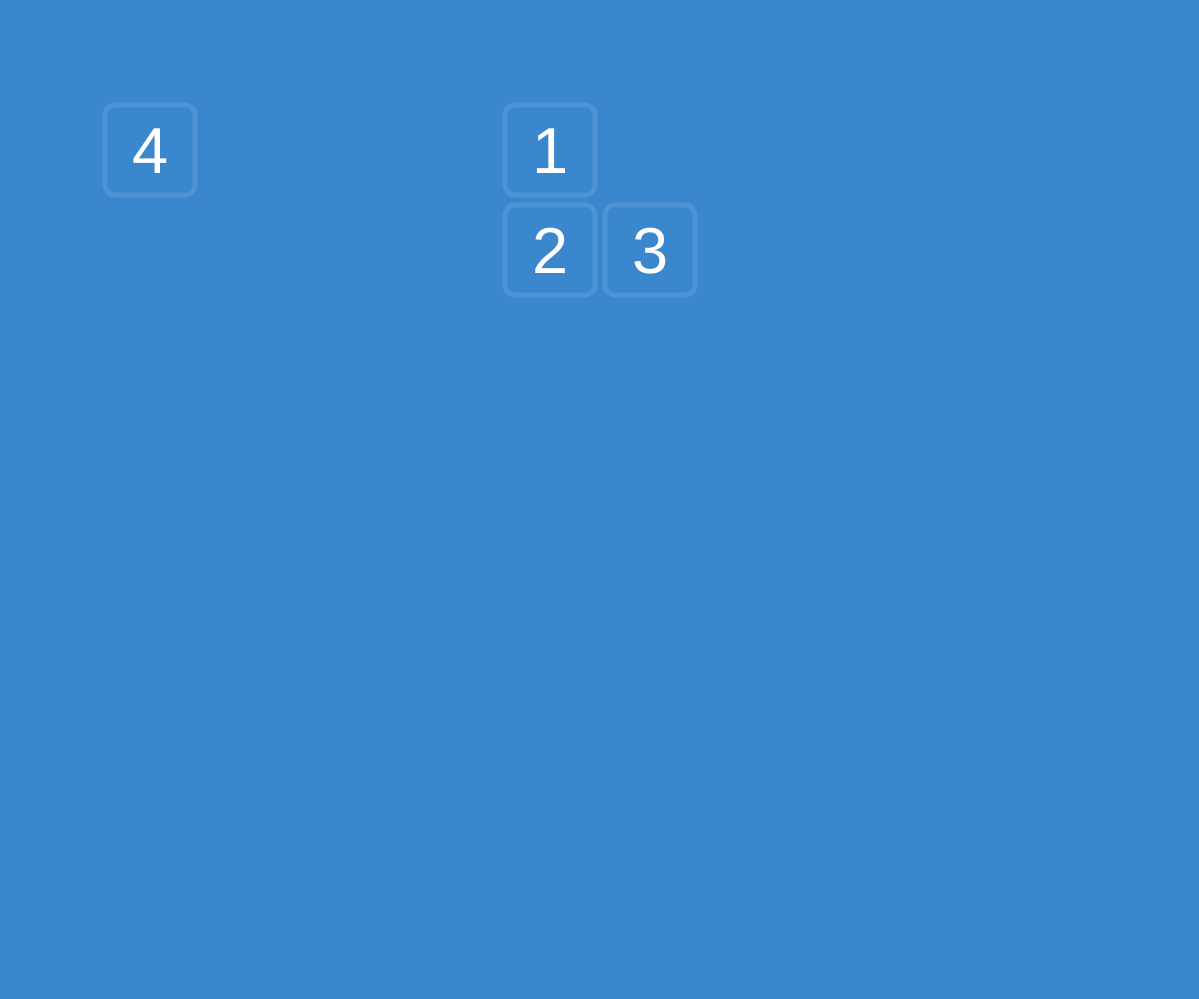
Frame 1 (no input)
Frame 60 (no input): identical to frame 1, image omitted
Frame 120 (the mouse pressed at the canvas centre since frame 60): identical to frame 1, image omitted

The p5.js sketch that drew this single still picture (run headless with seeded random() and noise() and a simulated clock; from frame 60 on, the mouse is pressed at the canvas centre):

// p5.js sketch
// ── sketch.js
// Recreation of https://humanbenchmark.com/tests/chimp
// Made by Sander Bos in 2020


///////////////////
// TODO:
//
// - Cell sizes based on innerWidth and innerHeight.
// - Fade in next level.
// - Strike popup.
// - Game over popup.
// - Win popup.
// - Highscores popup.
//   - 3 letter names.
// - Make it impossible to lose the first level.
//   - Gray out cells the user can't guess.
//   - Make clear with particle effects which one to click.
// - Arcade cabinet controls with a Class.
// - Play sounds that are unobtrusive.
//   - Guessing cells.
//   - Strike.
//   - Game over.
//   - Win.
//   - Home screen.
// - Title screen.
//   - Start game button.
//   - Highscores listed on the left-/right-hand side.
//   - Simple animation, can use SVGs.
// - Transitions.
//   - Transition is a colored line oriented NE-SW.
//     - Moves from the top-left to the bottom-right.
//     - title screen <-> game
//     - game -> high score screen
// - Effects.
//   - Making correct guesses flashes the screen green.
//     - Bézier curve or lerp for fading.
//   - A strike flashes the screen orange.
//   - Game over flashes the screen red.
//   - A 100% win flashes the screen green & yellow.
//     - Make it cool, because it's virtually impossible.
//     - Tease it in the title screen. "Can you reach the end?"
//     - Highlight a 100% completion in the scoreboard with rainbow
//     - Allow entering up to way more than 3 letters.
//   - Use fireworks from my other P5.js fireworks project.
//
///////////////////


///////////////////
// CUSTOMIZABLE
const CELLS_HOR = 8;
const CELLS_VER = 5;

// Cells are 90x90 px, of which 80x80 px are visible. The rest is empty.
const REAL_CELL_SIZE = 100;
const FAKE_CELL_SIZE = 90;
const EDGE_WIDTH = 5;
const SPACE_WIDTH = 5;
const TEXT_SIZE = 65;
const CELL_CURVATURE = 10;
const TEXT_OFFSET_DOWN = 5;
///////////////////


///////////////////
// NOT CUSTOMIZABLE
const CELLS_TOTAL = CELLS_HOR * CELLS_VER;

let firstLevelBool = true;
let grid;
let score = 4;
let nextCorrectGuess;
let strikes = 0;
let startedGuessing;
///////////////////


function setup() {
	createCanvas(innerWidth - 1, innerHeight - 1);
	initMisc();
	initGrid();
	nextLevel();
	firstLevel();
}


function draw() {
	background("#3a87ce");
	drawGrid();
}


function initMisc() {
	strokeWeight(EDGE_WIDTH);
	textAlign(CENTER, CENTER);
}


function initGrid() {
	grid = [];
	for (let ix = 0; ix < CELLS_HOR; ix++) {
		grid[ix] = [];
		for (let iy = 0; iy < CELLS_VER; iy++) {
			grid[ix][iy] = 0;
		}
	}
}


function nextLevel() {
	if (score <= CELLS_TOTAL) {
		nextCorrectGuess = 1;
		startedGuessing = false;
		fillGrid(score);
	} else {
		win();
	}
}


function firstLevel() {
	console.log("first level");
}


function loopGrid(fn) {
	for (let ix = 0; ix < CELLS_HOR; ix++) {
		for (let iy = 0; iy < CELLS_VER; iy++) {
			fn(ix, iy);
		}
	}
}


function fillGrid(n) {
	let ix, iy;
	let num = 1;
	while (num <= n) {
		ix = randInt(CELLS_HOR);
		iy = randInt(CELLS_HOR);

		if (grid[ix][iy] === 0) {
			grid[ix][iy] = num;
			num++;
		}
	}
}


function randInt(n) {
	return floor(random(n));
}


function drawGrid() {
	loopGrid((ix, iy) => {
		const num = grid[ix][iy];
		if (num !== 0) {
			if (!startedGuessing || firstLevelBool) {
				drawShownCells(ix, iy, num);
			} else {
				drawHiddenCells(ix, iy);
			}
		}
	});
}


function drawShownCells(ix, iy, num) {
	stroke("#4e93d3");
	noFill();
	square(indexToFakeCellPos(ix), indexToFakeCellPos(iy), FAKE_CELL_SIZE, CELL_CURVATURE);

	noStroke();
	fill("#ffffff");
	textSize(TEXT_SIZE);
	text(num, indexToFakeTextPos(ix), indexToFakeTextPos(iy) + TEXT_OFFSET_DOWN);
}


function drawHiddenCells(ix, iy) {
	stroke("#ffffff");
	fill("#ffffff");
	square(indexToFakeCellPos(ix), indexToFakeCellPos(iy), FAKE_CELL_SIZE, CELL_CURVATURE);
}


function indexToFakeCellPos(i) {
	return indexToPos(i) + SPACE_WIDTH;
}


function indexToPos(i) {
	return i * REAL_CELL_SIZE;
}


function indexToFakeTextPos(i) {
	return indexToPos(i) + REAL_CELL_SIZE / 2;
}


function emptyGrid() {
	loopGrid((ix, iy) => {
		grid[ix][iy] = 0;
	});
}


function posToIndex(px) {
	return floor(px / REAL_CELL_SIZE);
}


function mousePressed() {
	const x = posToIndex(mouseX);
	const y = posToIndex(mouseY);
	if (x < CELLS_HOR && y < CELLS_VER) {
		const n = grid[x][y];
		if (n !== 0) {
			startedGuessing = true;
			if (n === nextCorrectGuess) {
				correctGuess(x, y);
			} else {
				wrongGuess();
			}
		}
	}
}


function correctGuess(x, y) {
	grid[x][y] = 0;
	nextCorrectGuess++;
	if (nextCorrectGuess - 1 === score) {
		score++;
		if (firstLevelBool) {
			firstLevelBool = false;
		}
		nextLevel();
	}
}


function wrongGuess() {
	strikes++;
	if (strikes < 3) {
		strike();
	} else {
		gameOver();
	}
}


function strike() {
	console.log(`strike ${strikes} of 3`);
}


function gameOver() {
	console.log("game over");
}


function win() {
	console.log("you won");
}
// ── style.css
html, body {
  margin: 0;
  padding: 0;
  background-color: #3a87ce;
}
canvas {
  display: block;
}
